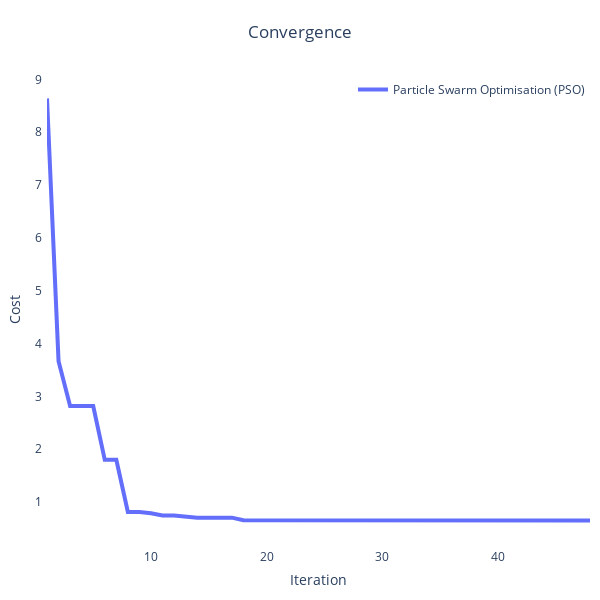
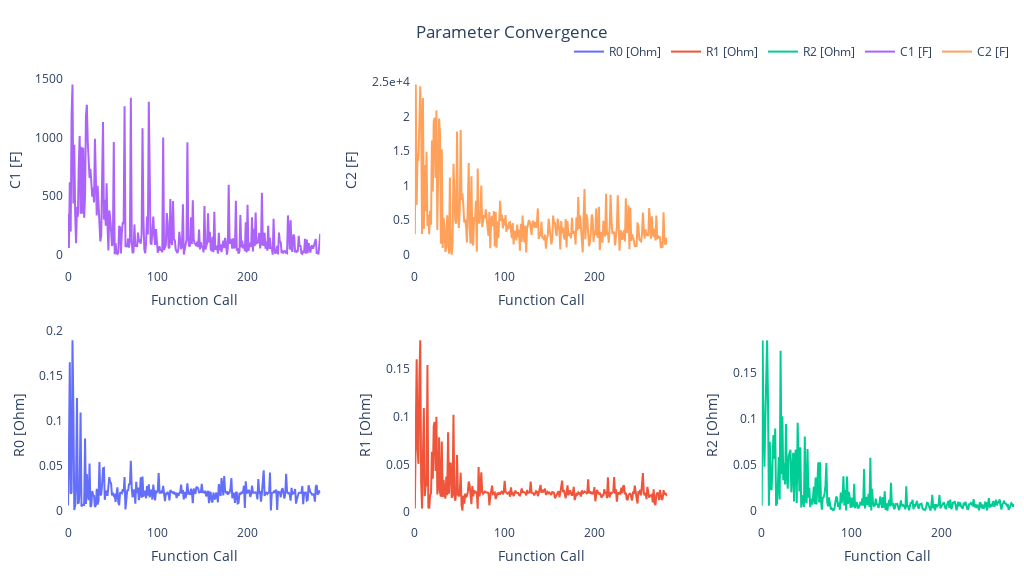

The notebook cell saved with these charts, in order:
### Code cell
pybop.plot.convergence(optim)
pybop.plot.parameters(optim);

### Figure 1 — Plotly figure (JSON) as saved in the notebook; plotly's stock layout.template omitted (floating-point values rounded to 4 significant figures)
{"data": [{"line": {"width": 4}, "mode": "lines", "name": "Particle Swarm Optimisation (PSO)", "type": "scatter", "x": [1, 2, 3, 4, 5, 6, 7, 8, 9, 10, 11, 12, 13, 14, 15, 16, 17, 18, 19, 20, 21, 22, 23, 24, 25, 26, 27, 28, 29, 30, 31, 32, 33, 34, 35, 36, 37, 38, 39, 40, 41, 42, 43, 44, 45, 46, 47, 48], "y": [8.64, 3.668, 2.82, 2.819, 2.819, 1.8, 1.8, 0.8115, 0.8115, 0.7887, 0.7462, 0.7462, 0.7238, 0.7057, 0.7057, 0.7057, 0.7057, 0.6551, 0.6551, 0.6542, 0.6542, 0.6542, 0.6542, 0.6542, 0.6542, 0.6542, 0.6542, 0.6542, 0.6542, 0.6542, 0.6542, 0.6542, 0.6542, 0.6542, 0.6542, 0.6542, 0.6542, 0.6542, 0.6542, 0.6525, 0.6525, 0.6525, 0.6525, 0.6507, 0.6507, 0.6507, 0.6507, 0.6507]}], "layout": {"autosize": false, "height": 600, "legend": {"font": {"size": 12}, "x": 1, "xanchor": "right", "y": 1, "yanchor": "top"}, "margin": {"b": 10, "l": 10, "pad": 4, "r": 10, "t": 75}, "plot_bgcolor": "white", "showlegend": true, "title": {"text": "Convergence", "x": 0.5}, "width": 600, "xaxis": {"exponentformat": "e", "showexponent": "last", "tickfont": {"size": 12}, "title": {"text": "Iteration"}}, "yaxis": {"exponentformat": "e", "showexponent": "last", "tickfont": {"size": 12}, "title": {"text": "Cost"}}}}

### Figure 2 — Plotly figure (JSON) as saved in the notebook; plotly's stock layout.template omitted (floating-point values rounded to 4 significant figures; data arrays with more than 128 entries replaced by an {"elided": "..."} marker saying what was removed)
{"data": [{"line": {"width": 2}, "mode": "lines", "name": "R0 [Ohm]", "type": "scatter", "x": {"elided": "282 int values"}, "xaxis": "x", "y": {"elided": "282 float values"}, "yaxis": "y"}, {"line": {"width": 2}, "mode": "lines", "name": "R1 [Ohm]", "type": "scatter", "x": {"elided": "282 int values"}, "xaxis": "x2", "y": {"elided": "282 float values"}, "yaxis": "y2"}, {"line": {"width": 2}, "mode": "lines", "name": "R2 [Ohm]", "type": "scatter", "x": {"elided": "282 int values"}, "xaxis": "x3", "y": {"elided": "282 float values"}, "yaxis": "y3"}, {"line": {"width": 2}, "mode": "lines", "name": "C1 [F]", "type": "scatter", "x": {"elided": "282 int values"}, "xaxis": "x4", "y": {"elided": "282 float values"}, "yaxis": "y4"}, {"line": {"width": 2}, "mode": "lines", "name": "C2 [F]", "type": "scatter", "x": {"elided": "282 int values"}, "xaxis": "x5", "y": {"elided": "282 float values"}, "yaxis": "y5"}], "layout": {"autosize": false, "height": 576, "legend": {"orientation": "h", "x": 1, "xanchor": "right", "y": 1.02, "yanchor": "bottom"}, "margin": {"b": 10, "l": 10, "pad": 4, "r": 10, "t": 75}, "plot_bgcolor": "white", "showlegend": true, "title": {"text": "Parameter Convergence", "x": 0.5}, "width": 1024, "xaxis": {"anchor": "y", "domain": [0, 0.2667], "exponentformat": "e", "showexponent": "last", "tickfont": {"size": 12}, "title": {"font": {"size": 14}, "text": "Function Call"}}, "xaxis2": {"anchor": "y2", "domain": [0.3667, 0.6333], "title": {"text": "Function Call"}}, "xaxis3": {"anchor": "y3", "domain": [0.7333, 1], "title": {"text": "Function Call"}}, "xaxis4": {"anchor": "y4", "domain": [0, 0.2667], "title": {"text": "Function Call"}}, "xaxis5": {"anchor": "y5", "domain": [0.3667, 0.6333], "title": {"text": "Function Call"}}, "xaxis6": {"anchor": "y6", "domain": [0.7333, 1]}, "yaxis": {"anchor": "x", "domain": [0, 0.425], "exponentformat": "e", "showexponent": "last", "tickfont": {"size": 12}, "title": {"font": {"size": 14}, "text": "R0 [Ohm]"}}, "yaxis2": {"anchor": "x2", "domain": [0, 0.425], "exponentformat": "e", "showexponent": "last", "title": {"text": "R1 [Ohm]"}}, "yaxis3": {"anchor": "x3", "domain": [0, 0.425], "exponentformat": "e", "showexponent": "last", "title": {"text": "R2 [Ohm]"}}, "yaxis4": {"anchor": "x4", "domain": [0.575, 1], "exponentformat": "e", "showexponent": "last", "title": {"text": "C1 [F]"}}, "yaxis5": {"anchor": "x5", "domain": [0.575, 1], "exponentformat": "e", "showexponent": "last", "title": {"text": "C2 [F]"}}, "yaxis6": {"anchor": "x6", "domain": [0.575, 1]}}}
